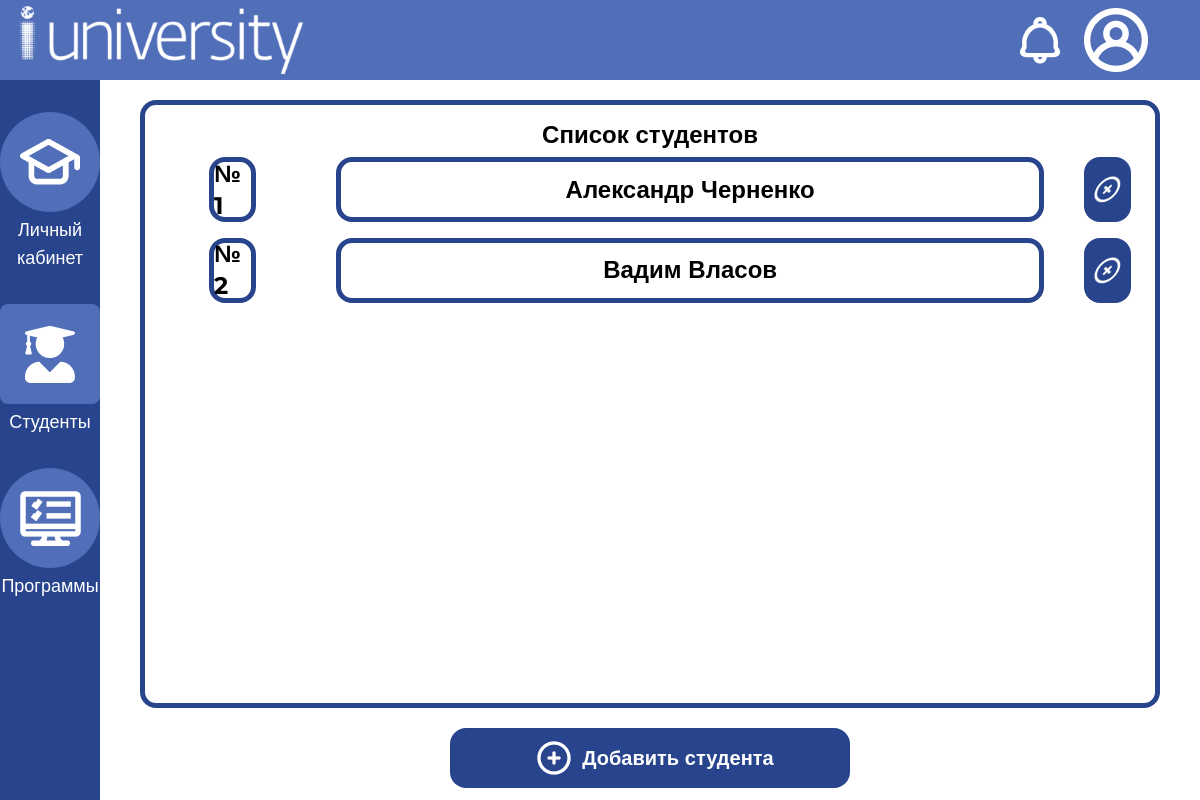
Before: /teacher/students (signed in) with the older database file.
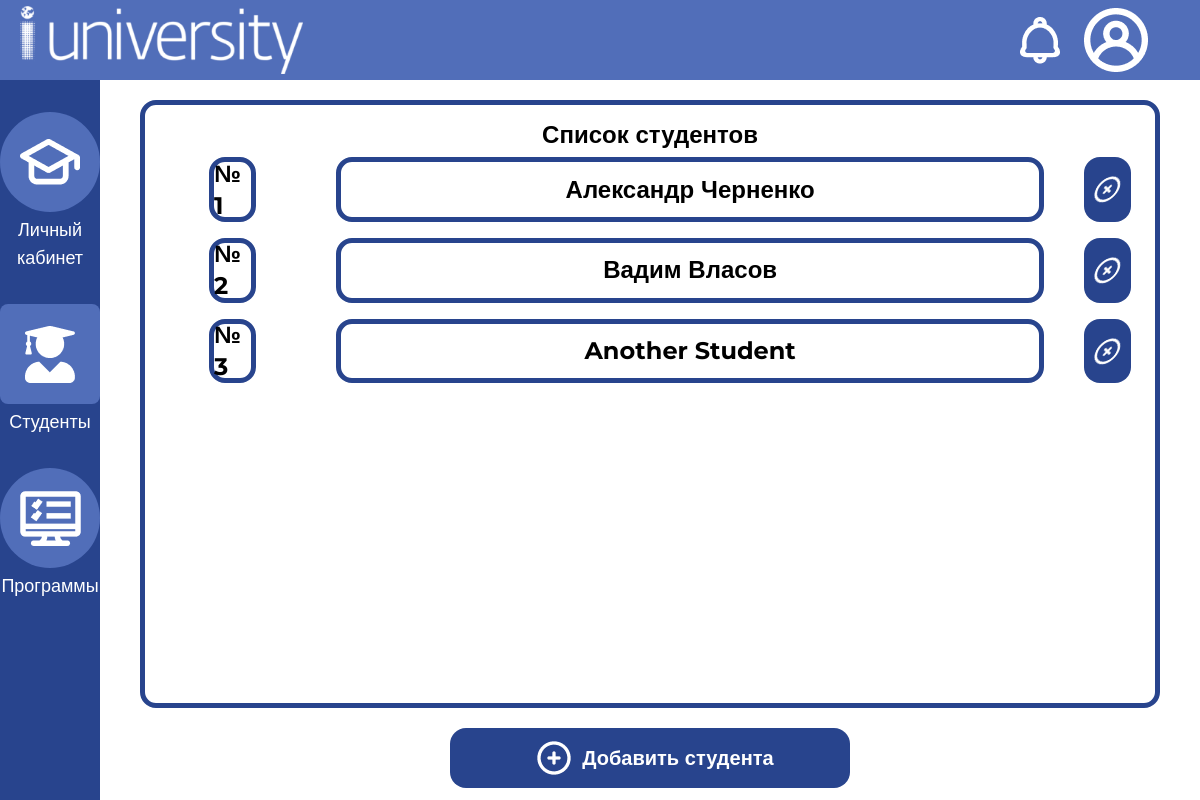
After: the same page with the newer database file.
### testing_system/models.py (models this page shows)
class Student(models.Model):
    user = models.OneToOneField(User, null=True, on_delete=models.CASCADE, related_name='+')
    teacher = models.ForeignKey(User, null=True, on_delete=models.CASCADE)
    programs = models.ManyToManyField("Program")

### testing_system/views.py (the view)
# urls.py: path("teacher/students", views.teacher_students_view, name="teacherStudents"),
@login_required
@permission_required('testing_system.add_student')
def teacher_students_view(request):
    students = request.user.student_set.all()
    return render(request, 'testing_system/teacherStudents.html', context={'students': students})

### testing_system/templates/testing_system/teacherStudents.html (shortened to what this page needs)
<!doctype html>
{% load static %}
<html lang="ru">
<head>
    <script src="https://cdn.tailwindcss.com"></script>
    <link rel="stylesheet" href="{% static "css/font.css" %}" />
    <link rel="stylesheet" href="{% static "css/scroll_5px.css" %}" />
</head>
<body>
    <div class="w-screen h-screen overflow-hidden">
        {% include "pattern/header.html" %}
        <div class="flex flex-row h-[90%]">
            {% include "pattern/nav.html" %}
            <div class="w-11/12 px-10 flex flex-col items-center h-full">
                <div class="w-full py-5 h-[90%]">
                    <div class="w-full h-full rounded-2xl border-[5px] border-[#28448D] flex flex-col p-4">
                        <div class="h-[5%] text-2xl font-bold flex justify-center items-center select-none" >
                            Список студентов
                        </div>
                        <div class="h-[95%]">
                            <ul class="overflow-scroll h-full w-full">
                                {%for student in students%}
                                <li class="h-[15%] w-full p-2 flex-none flex flex-row">
                                    <div class="w-[5%] rounded-2xl border-[5px] border-[#28448D] h-full mx-10 flex items-center justify-center text-2xl font-bold">
                                        № {{forloop.counter}}
                                    </div>
                                    <form action="{% url 'studentProgress' student.id %}" class="w-[75%] h-full mx-10">
                                        <button type="submit" class="w-full h-full transition duration-300 ease-in-out rounded-2xl border-[5px] border-[#28448D] hover:border-[#223A77] hover:bg-[#F2F2F2] flex items-center justify-center text-[#000000] text-2xl font-bold select-none">
                                            {{student.user.first_name}} {{student.user.last_name}}
                                        </button>
                                    </form>
                                    <form method="post" action="{% url 'studentDelete' student.id%}" class="w-[5%] h-full">
                                        <button type="submit" class="w-full h-full transition duration-300 ease-in-out p-3 rounded-2xl bg-[#28448D] hover:bg-[#223A77] flex items-center justify-center text-[#FFFFFF] text-xl font-bold select-none">
                                            <img src="{% static "images/plus_circle.png" %}" class="rotate-45 h-[90%] select-none" />
                                        </button>
                                    </form>
                                </li>
                                {%endfor%}
                            </ul>
                        </div>
                    </div>
                </div>
                <div class="w-full flex justify-center h-[10%]">
                    <form action="{% url 'studentNew' %}" class="w-full flex justify-center h-5/6">
                        <button type="submit" class="transition duration-300 ease-in-out p-3 rounded-2xl bg-[#28448D] hover:bg-[#223A77] flex items-center justify-center  text-[#FFFFFF] hover:text-[#F2F2F2] text-xl font-bold select-none">
                            <div class="flex flex-row px-16">
                                <div class="px-2 flex items-center justify-center">
                                    <img src="{% static "images/plus_circle.png" %}" class=" select-none" />
                                </div>
                                <div class="flex items-center justify-center">
                                    Добавить студента
                                </div>
                            </div>
                        </button>
                    </form>
                </div>
            </div>
        </div>
    </div>
</body>
</html>

Changed rows visible on the page:
added Student: user.first_name "Another", user.last_name "Student"
